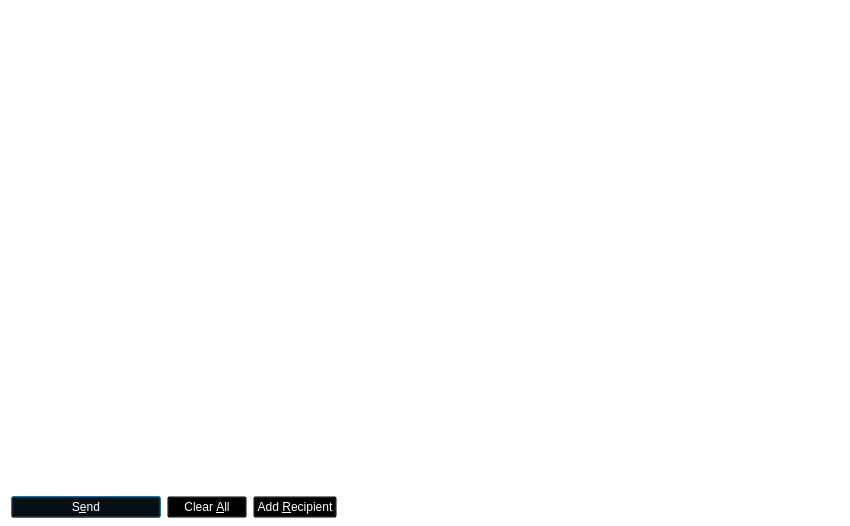
<?xml version="1.0" encoding="UTF-8"?>
<ui version="4.0">
 <class>BankCoinsDialog</class>
 <widget class="QDialog" name="BankCoinsDialog">
  <property name="geometry">
   <rect>
    <x>0</x>
    <y>0</y>
    <width>850</width>
    <height>526</height>
   </rect>
  </property>
  <property name="windowTitle">
   <string>Send Coins</string>
  </property>
  <property name="styleSheet">
   <string notr="true">background:transparent;  </string>
  </property>
  <layout class="QVBoxLayout" name="verticalLayout" stretch="1,0">
   <property name="bottomMargin">
    <number>8</number>
   </property>
   <item>
    <widget class="QScrollArea" name="scrollArea">
     <property name="frameShape">
      <enum>QFrame::NoFrame</enum>
     </property>
     <property name="widgetResizable">
      <bool>true</bool>
     </property>
     <widget class="QWidget" name="scrollAreaWidgetContents">
      <property name="geometry">
       <rect>
        <x>0</x>
        <y>0</y>
        <width>832</width>
        <height>477</height>
       </rect>
      </property>
      <layout class="QVBoxLayout" name="verticalLayout_2" stretch="0,1">
       <property name="margin">
        <number>0</number>
       </property>
       <item>
        <layout class="QVBoxLayout" name="entries">
         <property name="spacing">
          <number>6</number>
         </property>
        </layout>
       </item>
       <item>
        <spacer name="verticalSpacer">
         <property name="orientation">
          <enum>Qt::Vertical</enum>
         </property>
         <property name="sizeHint" stdset="0">
          <size>
           <width>20</width>
           <height>40</height>
          </size>
         </property>
        </spacer>
       </item>
      </layout>
     </widget>
    </widget>
   </item>
   <item>
    <layout class="QHBoxLayout" name="horizontalLayout">
     <item>
      <widget class="QPushButton" name="sendButton">
       <property name="minimumSize">
        <size>
         <width>150</width>
         <height>0</height>
        </size>
       </property>
       <property name="toolTip">
        <string>Confirm the send action</string>
       </property>
       <property name="styleSheet">
        <string notr="true">color: rgb(255, 255, 255);background:transparent;  </string>
       </property>
       <property name="text">
        <string>S&amp;end</string>
       </property>
       <property name="icon">
        <iconset resource="../bitcredit.qrc">
         <normaloff>:/icons/send</normaloff>:/icons/send</iconset>
       </property>
       <property name="autoDefault">
        <bool>false</bool>
       </property>
       <property name="default">
        <bool>true</bool>
       </property>
      </widget>
     </item>
     <item>
      <widget class="QPushButton" name="clearButton">
       <property name="sizePolicy">
        <sizepolicy hsizetype="Minimum" vsizetype="Fixed">
         <horstretch>0</horstretch>
         <verstretch>0</verstretch>
        </sizepolicy>
       </property>
       <property name="toolTip">
        <string>Clear all fields of the form.</string>
       </property>
       <property name="styleSheet">
        <string notr="true">color: rgb(255, 255, 255);background:transparent;  </string>
       </property>
       <property name="text">
        <string>Clear &amp;All</string>
       </property>
       <property name="icon">
        <iconset resource="../bitcredit.qrc">
         <normaloff>:/icons/remove</normaloff>:/icons/remove</iconset>
       </property>
       <property name="autoDefault">
        <bool>false</bool>
       </property>
      </widget>
     </item>
     <item>
      <widget class="QPushButton" name="addButton">
       <property name="toolTip">
        <string>Send to multiple recipients at once</string>
       </property>
       <property name="styleSheet">
        <string notr="true">color: rgb(255, 255, 255);background:transparent;  </string>
       </property>
       <property name="text">
        <string>Add &amp;Recipient</string>
       </property>
       <property name="icon">
        <iconset resource="../bitcredit.qrc">
         <normaloff>:/icons/add</normaloff>:/icons/add</iconset>
       </property>
       <property name="autoDefault">
        <bool>false</bool>
       </property>
      </widget>
     </item>
     <item>
      <spacer name="horizontalSpacer_2">
       <property name="orientation">
        <enum>Qt::Horizontal</enum>
       </property>
       <property name="sizeHint" stdset="0">
        <size>
         <width>40</width>
         <height>20</height>
        </size>
       </property>
      </spacer>
     </item>
     <item>
      <widget class="QLabel" name="label_2">
       <property name="styleSheet">
        <string notr="true">color: rgb(255, 255, 255);background:transparent; </string>
       </property>
       <property name="text">
        <string>Trust Rating</string>
       </property>
      </widget>
     </item>
     <item>
      <widget class="QLabel" name="trustrating">
       <property name="styleSheet">
        <string notr="true">color: rgb(255, 255, 255);background:transparent; </string>
       </property>
       <property name="text">
        <string>0.000</string>
       </property>
      </widget>
     </item>
     <item>
      <spacer name="horizontalSpacer_3">
       <property name="orientation">
        <enum>Qt::Horizontal</enum>
       </property>
       <property name="sizeHint" stdset="0">
        <size>
         <width>40</width>
         <height>20</height>
        </size>
       </property>
      </spacer>
     </item>
     <item>
      <widget class="QLabel" name="label_3">
       <property name="styleSheet">
        <string notr="true">color: rgb(255, 255, 255);background:transparent; </string>
       </property>
       <property name="text">
        <string>Credit Score</string>
       </property>
      </widget>
     </item>
     <item>
      <widget class="QLabel" name="creditscore">
       <property name="styleSheet">
        <string notr="true">color: rgb(255, 255, 255);background:transparent; </string>
       </property>
       <property name="text">
        <string>0.000</string>
       </property>
      </widget>
     </item>
     <item>
      <spacer name="horizontalSpacer">
       <property name="orientation">
        <enum>Qt::Horizontal</enum>
       </property>
       <property name="sizeHint" stdset="0">
        <size>
         <width>40</width>
         <height>20</height>
        </size>
       </property>
      </spacer>
     </item>
     <item>
      <layout class="QHBoxLayout" name="horizontalLayout_2">
       <property name="spacing">
        <number>3</number>
       </property>
       <item>
        <widget class="QLabel" name="label">
         <property name="sizePolicy">
          <sizepolicy hsizetype="Preferred" vsizetype="Fixed">
           <horstretch>0</horstretch>
           <verstretch>0</verstretch>
          </sizepolicy>
         </property>
         <property name="styleSheet">
          <string notr="true">color: rgb(255, 255, 255);</string>
         </property>
         <property name="text">
          <string>Balance:</string>
         </property>
        </widget>
       </item>
       <item>
        <widget class="QLabel" name="labelBalance">
         <property name="sizePolicy">
          <sizepolicy hsizetype="Preferred" vsizetype="Fixed">
           <horstretch>0</horstretch>
           <verstretch>0</verstretch>
          </sizepolicy>
         </property>
         <property name="cursor">
          <cursorShape>IBeamCursor</cursorShape>
         </property>
         <property name="styleSheet">
          <string notr="true">color: rgb(255, 255, 255);</string>
         </property>
         <property name="text">
          <string notr="true">123.456 BCR</string>
         </property>
         <property name="textInteractionFlags">
          <set>Qt::LinksAccessibleByMouse|Qt::TextSelectableByKeyboard|Qt::TextSelectableByMouse</set>
         </property>
        </widget>
       </item>
      </layout>
     </item>
    </layout>
   </item>
  </layout>
 </widget>
 <resources>
  <include location="../bitcredit.qrc"/>
 </resources>
 <connections/>
</ui>
